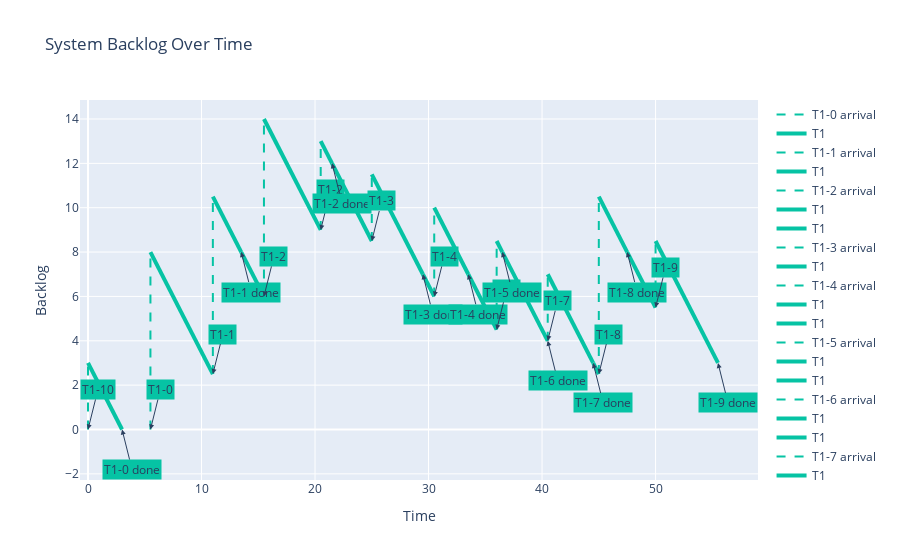

Source (notebook cell):
### Code cell
interval = 50

P = Uniprocessor(policy="FIFO", taskload=taskload)
WL = P.get_workload_until(interval)
T = get_periodic_tasks_hyperperiod(taskload)
PM = PlotManager(WL)
myfig = PM.plot_backlog()
myfig.show()

### Figure 1 — Plotly figure (JSON) as saved in the notebook; plotly's stock layout.template omitted (floating-point values rounded to 4 significant figures)
{"data": [{"line": {"color": "#06C3A4", "dash": "dash", "width": 2}, "mode": "lines", "name": "T1-0 arrival", "type": "scatter", "x": [0, 0], "y": [0, 3]}, {"line": {"color": "#06C3A4", "width": 4}, "mode": "lines", "name": "T1", "type": "scatter", "x": [0, 3], "y": [3, 0]}, {"line": {"color": "#06C3A4", "dash": "dash", "width": 2}, "mode": "lines", "name": "T1-1 arrival", "type": "scatter", "x": [5.5, 5.5], "y": [0, 8]}, {"line": {"color": "#06C3A4", "width": 4}, "mode": "lines", "name": "T1", "type": "scatter", "x": [5.5, 11], "y": [8, 2.5]}, {"line": {"color": "#06C3A4", "dash": "dash", "width": 2}, "mode": "lines", "name": "T1-2 arrival", "type": "scatter", "x": [11, 11], "y": [2.5, 10.5]}, {"line": {"color": "#06C3A4", "width": 4}, "mode": "lines", "name": "T1", "type": "scatter", "x": [11, 13.5], "y": [10.5, 8]}, {"line": {"color": "#06C3A4", "width": 4}, "mode": "lines", "name": "T1", "type": "scatter", "x": [13.5, 15.5], "y": [8, 6]}, {"line": {"color": "#06C3A4", "dash": "dash", "width": 2}, "mode": "lines", "name": "T1-3 arrival", "type": "scatter", "x": [15.5, 15.5], "y": [6, 14]}, {"line": {"color": "#06C3A4", "width": 4}, "mode": "lines", "name": "T1", "type": "scatter", "x": [15.5, 20.5], "y": [14, 9]}, {"line": {"color": "#06C3A4", "dash": "dash", "width": 2}, "mode": "lines", "name": "T1-4 arrival", "type": "scatter", "x": [20.5, 20.5], "y": [9, 13]}, {"line": {"color": "#06C3A4", "width": 4}, "mode": "lines", "name": "T1", "type": "scatter", "x": [20.5, 21.5], "y": [13, 12]}, {"line": {"color": "#06C3A4", "width": 4}, "mode": "lines", "name": "T1", "type": "scatter", "x": [21.5, 25], "y": [12, 8.5]}, {"line": {"color": "#06C3A4", "dash": "dash", "width": 2}, "mode": "lines", "name": "T1-5 arrival", "type": "scatter", "x": [25, 25], "y": [8.5, 11.5]}, {"line": {"color": "#06C3A4", "width": 4}, "mode": "lines", "name": "T1", "type": "scatter", "x": [25, 29.5], "y": [11.5, 7]}, {"line": {"color": "#06C3A4", "width": 4}, "mode": "lines", "name": "T1", "type": "scatter", "x": [29.5, 30.5], "y": [7, 6]}, {"line": {"color": "#06C3A4", "dash": "dash", "width": 2}, "mode": "lines", "name": "T1-6 arrival", "type": "scatter", "x": [30.5, 30.5], "y": [6, 10]}, {"line": {"color": "#06C3A4", "width": 4}, "mode": "lines", "name": "T1", "type": "scatter", "x": [30.5, 33.5], "y": [10, 7]}, {"line": {"color": "#06C3A4", "width": 4}, "mode": "lines", "name": "T1", "type": "scatter", "x": [33.5, 36], "y": [7, 4.5]}, {"line": {"color": "#06C3A4", "dash": "dash", "width": 2}, "mode": "lines", "name": "T1-7 arrival", "type": "scatter", "x": [36, 36], "y": [4.5, 8.5]}, {"line": {"color": "#06C3A4", "width": 4}, "mode": "lines", "name": "T1", "type": "scatter", "x": [36, 36.5], "y": [8.5, 8]}, {"line": {"color": "#06C3A4", "width": 4}, "mode": "lines", "name": "T1", "type": "scatter", "x": [36.5, 40.5], "y": [8, 4]}, {"line": {"color": "#06C3A4", "width": 4}, "mode": "lines", "name": "T1", "type": "scatter", "x": [40.5, 40.5], "y": [4, 4]}, {"line": {"color": "#06C3A4", "dash": "dash", "width": 2}, "mode": "lines", "name": "T1-8 arrival", "type": "scatter", "x": [40.5, 40.5], "y": [4, 7]}, {"line": {"color": "#06C3A4", "width": 4}, "mode": "lines", "name": "T1", "type": "scatter", "x": [40.5, 44.5], "y": [7, 3]}, {"line": {"color": "#06C3A4", "width": 4}, "mode": "lines", "name": "T1", "type": "scatter", "x": [44.5, 45], "y": [3, 2.5]}, {"line": {"color": "#06C3A4", "dash": "dash", "width": 2}, "mode": "lines", "name": "T1-9 arrival", "type": "scatter", "x": [45, 45], "y": [2.5, 10.5]}, {"line": {"color": "#06C3A4", "width": 4}, "mode": "lines", "name": "T1", "type": "scatter", "x": [45, 47.5], "y": [10.5, 8]}, {"line": {"color": "#06C3A4", "width": 4}, "mode": "lines", "name": "T1", "type": "scatter", "x": [47.5, 50], "y": [8, 5.5]}, {"line": {"color": "#06C3A4", "dash": "dash", "width": 2}, "mode": "lines", "name": "T1-10 arrival", "type": "scatter", "x": [50, 50], "y": [5.5, 8.5]}, {"line": {"color": "#06C3A4", "width": 4}, "mode": "lines", "name": "T1", "type": "scatter", "x": [50, 55.5], "y": [8.5, 3]}], "layout": {"annotations": [{"arrowhead": 2, "ax": 10, "ay": -40, "bgcolor": "#06C3A4", "showarrow": true, "text": "T1-10", "x": 0, "y": 0}, {"arrowhead": 2, "ax": 10, "ay": 40, "bgcolor": "#06C3A4", "showarrow": true, "text": "T1-0 done", "x": 3, "y": 0}, {"arrowhead": 2, "ax": 10, "ay": -40, "bgcolor": "#06C3A4", "showarrow": true, "text": "T1-0", "x": 5.5, "y": 0}, {"arrowhead": 2, "ax": 10, "ay": -40, "bgcolor": "#06C3A4", "showarrow": true, "text": "T1-1", "x": 11, "y": 2.5}, {"arrowhead": 2, "ax": 10, "ay": 40, "bgcolor": "#06C3A4", "showarrow": true, "text": "T1-1 done", "x": 13.5, "y": 8}, {"arrowhead": 2, "ax": 10, "ay": -40, "bgcolor": "#06C3A4", "showarrow": true, "text": "T1-2", "x": 15.5, "y": 6}, {"arrowhead": 2, "ax": 10, "ay": -40, "bgcolor": "#06C3A4", "showarrow": true, "text": "T1-2", "x": 20.5, "y": 9}, {"arrowhead": 2, "ax": 10, "ay": 40, "bgcolor": "#06C3A4", "showarrow": true, "text": "T1-2 done", "x": 21.5, "y": 12}, {"arrowhead": 2, "ax": 10, "ay": -40, "bgcolor": "#06C3A4", "showarrow": true, "text": "T1-3", "x": 25, "y": 8.5}, {"arrowhead": 2, "ax": 10, "ay": 40, "bgcolor": "#06C3A4", "showarrow": true, "text": "T1-3 done", "x": 29.5, "y": 7}, {"arrowhead": 2, "ax": 10, "ay": -40, "bgcolor": "#06C3A4", "showarrow": true, "text": "T1-4", "x": 30.5, "y": 6}, {"arrowhead": 2, "ax": 10, "ay": 40, "bgcolor": "#06C3A4", "showarrow": true, "text": "T1-4 done", "x": 33.5, "y": 7}, {"arrowhead": 2, "ax": 10, "ay": -40, "bgcolor": "#06C3A4", "showarrow": true, "text": "T1-5", "x": 36, "y": 4.5}, {"arrowhead": 2, "ax": 10, "ay": 40, "bgcolor": "#06C3A4", "showarrow": true, "text": "T1-5 done", "x": 36.5, "y": 8}, {"arrowhead": 2, "ax": 10, "ay": 40, "bgcolor": "#06C3A4", "showarrow": true, "text": "T1-6 done", "x": 40.5, "y": 4}, {"arrowhead": 2, "ax": 10, "ay": -40, "bgcolor": "#06C3A4", "showarrow": true, "text": "T1-7", "x": 40.5, "y": 4}, {"arrowhead": 2, "ax": 10, "ay": 40, "bgcolor": "#06C3A4", "showarrow": true, "text": "T1-7 done", "x": 44.5, "y": 3}, {"arrowhead": 2, "ax": 10, "ay": -40, "bgcolor": "#06C3A4", "showarrow": true, "text": "T1-8", "x": 45, "y": 2.5}, {"arrowhead": 2, "ax": 10, "ay": 40, "bgcolor": "#06C3A4", "showarrow": true, "text": "T1-8 done", "x": 47.5, "y": 8}, {"arrowhead": 2, "ax": 10, "ay": -40, "bgcolor": "#06C3A4", "showarrow": true, "text": "T1-9", "x": 50, "y": 5.5}, {"arrowhead": 2, "ax": 10, "ay": 40, "bgcolor": "#06C3A4", "showarrow": true, "text": "T1-9 done", "x": 55.5, "y": 3}], "showlegend": true, "title": {"text": "System Backlog Over Time"}, "xaxis": {"title": {"text": "Time"}}, "yaxis": {"title": {"text": "Backlog"}}}}
